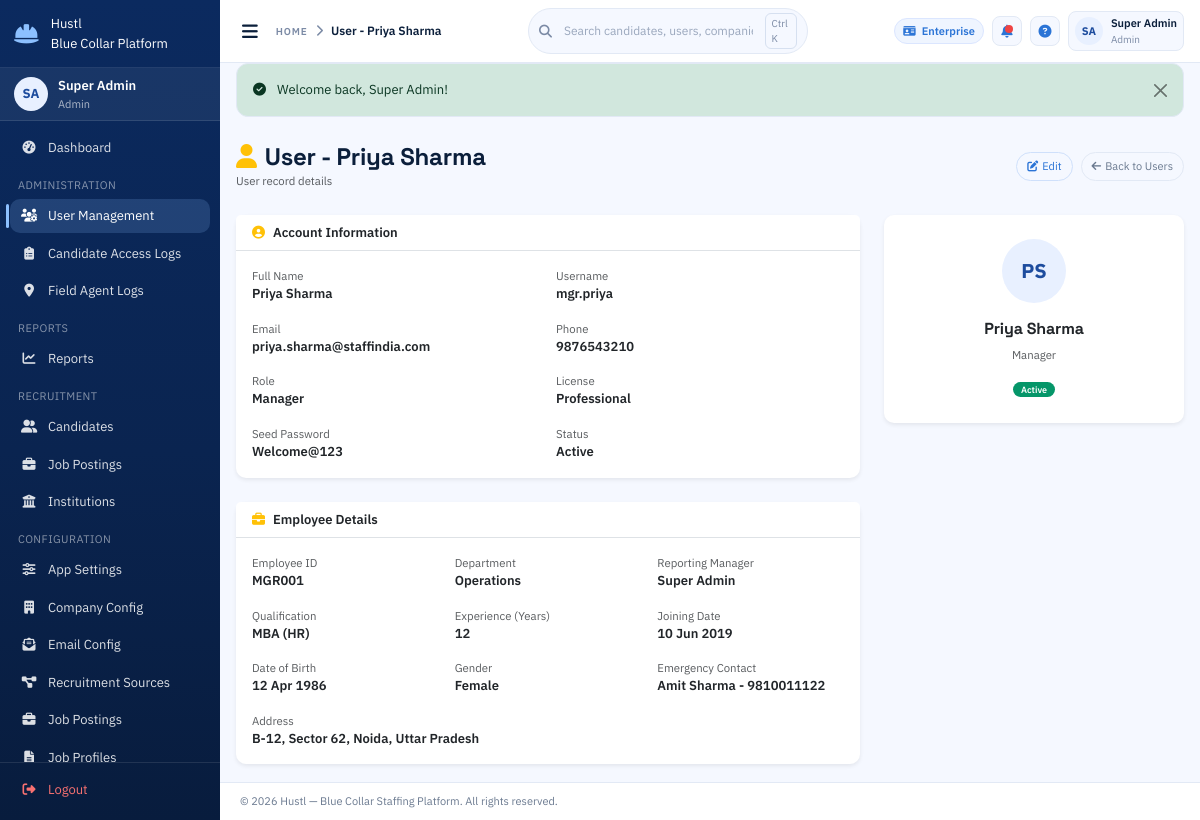
The page /admin/users/2 (signed in) on the database its author committed.
### models/user.py (models this page shows, shortened)
class User(Base):
    __tablename__ = "users"
    id = Column(Integer, primary_key=True, index=True)
    username = Column(String(50), unique=True, nullable=False, index=True)
    email = Column(String(100), unique=True, nullable=False, index=True)
    hashed_password = Column(String(255), nullable=False)
    seed_password = Column(String(255), nullable=True)
    role = Column(Enum(UserRole), nullable=False)
    license_type = Column(Enum(LicenseType), default=LicenseType.BASIC, nullable=False)
    full_name = Column(String(100), nullable=False)
    phone = Column(String(20), nullable=True)
    employee_id = Column(String(50), unique=True, nullable=True, index=True)
    date_of_birth = Column(DateTime, nullable=True)
    gender = Column(String(10), nullable=True)
    address = Column(Text, nullable=True)
    qualification = Column(String(100), nullable=True)
    experience_years = Column(Integer, nullable=True)
    department = Column(String(100), nullable=True)
    emergency_contact = Column(String(100), nullable=True)
    joining_date = Column(DateTime, nullable=True)
    reporting_manager = Column(String(100), nullable=True)
    is_active = Column(Boolean, default=True, nullable=False)
    is_verified = Column(Boolean, default=False, nullable=False)
    created_at = Column(DateTime, default=datetime.utcnow, nullable=False)
    updated_at = Column(DateTime, default=datetime.utcnow, onupdate=datetime.utcnow)
    last_login = Column(DateTime, nullable=True)
    created_by_id = Column(Integer, ForeignKey("users.id"), nullable=True)
    created_by = relationship("User", remote_side=[id], foreign_keys=[created_by_id])
    candidates_registered = relationship(
        "Candidate",
        back_populates="registered_by",
        foreign_keys="Candidate.registered_by_id",
    )

### routers/admin.py (the view)
@router.get("/users/{user_id}")
async def user_view_form(user_id: int, request: Request, db: Session = Depends(get_db)):
    admin, redir = require_auth(request, db, *ADMIN_ROLES)
    if redir:
        return redir
    view_user = db.query(User).filter(User.id == user_id).first()
    if not view_user:
        add_flash(request, "User not found.", "danger")
        return RedirectResponse(url="/admin/users", status_code=302)
    ctx = build_template_context(
        request, db,
        view_user=view_user,
        page_title=f"User - {view_user.full_name}",
        back_url="/admin/users",
        back_label="Back to Users",
        edit_url=f"/admin/users/{user_id}/edit",
    )
    return templates.TemplateResponse("admin/user_view.html", ctx)

### templates/admin/user_view.html (shortened to what this page needs)
{% extends "base.html" %}
{% block content %}
<div class="d-flex justify-content-between align-items-center mb-4">
  <div>
    <h4 class="fw-bold mb-0"><i class="fas fa-user text-warning me-2"></i>{{ page_title }}</h4>
    <small class="text-muted">User record details</small>
  </div>
  <div class="d-flex gap-2">
    {% if edit_url %}
    <a href="{{ edit_url }}" class="btn btn-outline-primary btn-sm">
      <i class="fas fa-edit me-1"></i>Edit
    </a>
    {% endif %}
    <a href="{{ back_url or '/admin/users' }}" class="btn btn-outline-secondary btn-sm">
      <i class="fas fa-arrow-left me-1"></i>{{ back_label or 'Back' }}
    </a>
  </div>
</div>
<div class="row g-4">
  <div class="col-lg-8">
    <div class="card border-0 shadow-sm mb-4">
      <div class="card-header bg-white border-bottom fw-semibold">
        <i class="fas fa-user-circle text-warning me-2"></i>Account Information
      </div>
      <div class="card-body">
        <div class="row g-3">
          <div class="col-md-6">
            <div class="text-muted small">Full Name</div>
            <div class="fw-semibold">{{ view_user.full_name }}</div>
          </div>
          <div class="col-md-6">
            <div class="text-muted small">Username</div>
            <div class="fw-semibold">{{ view_user.username }}</div>
          </div>
          <div class="col-md-6">
            <div class="text-muted small">Email</div>
            <div class="fw-semibold">{{ view_user.email }}</div>
          </div>
          <div class="col-md-6">
            <div class="text-muted small">Phone</div>
            <div class="fw-semibold">{{ view_user.phone or '-' }}</div>
          </div>
          <div class="col-md-6">
            <div class="text-muted small">Role</div>
            <div class="fw-semibold">{{ view_user.role_display }}</div>
          </div>
          <div class="col-md-6">
            <div class="text-muted small">License</div>
            <div class="fw-semibold">{{ view_user.license_type.value | title }}</div>
          </div>
          <div class="col-md-6">
            <div class="text-muted small">Seed Password</div>
            <div class="fw-semibold">{{ view_user.seed_password or '-' }}</div>
          </div>
          <div class="col-md-6">
            <div class="text-muted small">Status</div>
            <div class="fw-semibold">{{ 'Active' if view_user.is_active else 'Inactive' }}</div>
          </div>
        </div>
      </div>
    </div>
    <div class="card border-0 shadow-sm">
      <div class="card-header bg-white border-bottom fw-semibold">
        <i class="fas fa-briefcase text-warning me-2"></i>Employee Details
      </div>
      <div class="card-body">
        <div class="row g-3">
          <div class="col-md-4">
            <div class="text-muted small">Employee ID</div>
            <div class="fw-semibold">{{ view_user.employee_id or '-' }}</div>
          </div>
          <div class="col-md-4">
            <div class="text-muted small">Department</div>
            <div class="fw-semibold">{{ view_user.department or '-' }}</div>
          </div>
          <div class="col-md-4">
            <div class="text-muted small">Reporting Manager</div>
            <div class="fw-semibold">{{ view_user.reporting_manager or '-' }}</div>
          </div>
          <div class="col-md-4">
            <div class="text-muted small">Qualification</div>
            <div class="fw-semibold">{{ view_user.qualification or '-' }}</div>
          </div>
          <div class="col-md-4">
            <div class="text-muted small">Experience (Years)</div>
            <div class="fw-semibold">{{ view_user.experience_years or '-' }}</div>
          </div>
          <div class="col-md-4">
            <div class="text-muted small">Joining Date</div>
            <div class="fw-semibold">{{ view_user.joining_date.strftime('%d %b %Y') if view_user.joining_date else '-' }}</div>
          </div>
          <div class="col-md-4">
            <div class="text-muted small">Date of Birth</div>
            <div class="fw-semibold">{{ view_user.date_of_birth.strftime('%d %b %Y') if view_user.date_of_birth else '-' }}</div>
          </div>
          <div class="col-md-4">
            <div class="text-muted small">Gender</div>
            <div class="fw-semibold">{{ view_user.gender or '-' }}</div>
          </div>
          <div class="col-md-4">
            <div class="text-muted small">Emergency Contact</div>
            <div class="fw-semibold">{{ view_user.emergency_contact or '-' }}</div>
          </div>
          <div class="col-12">
            <div class="text-muted small">Address</div>
            <div class="fw-semibold">{{ view_user.address or '-' }}</div>
          </div>
        </div>
      </div>
    </div>
  </div>
  <div class="col-lg-4">
    <div class="card border-0 shadow-sm">
      <div class="card-body text-center py-4">
        <div class="si-avatar-lg mx-auto mb-3">
          {{ view_user.initials }}
        </div>
        <h6 class="fw-bold">{{ view_user.full_name }}</h6>
        <p class="text-muted small">{{ view_user.role_display }}</p>
        <span class="badge {{ 'bg-success' if view_user.is_active else 'bg-secondary' }}">
          {{ 'Active' if view_user.is_active else 'Inactive' }}
        </span>
      </div>
    </div>
  </div>
</div>
{% endblock %}

### templates/base.html (shortened to what this page needs)
<!DOCTYPE html>
<html lang="en">
<head>
  <link href="https://cdn.jsdelivr.net/npm/bootstrap@5.3.2/dist/css/bootstrap.min.css" rel="stylesheet" />
  <link href="https://cdnjs.cloudflare.com/ajax/libs/font-awesome/6.5.0/css/all.min.css" rel="stylesheet" />
  <link href="/static/css/style.css" rel="stylesheet" />
</head>
<body class="si-app">
  <aside id="sidebar" class="si-sidebar">
    <div class="si-brand">
      <i class="fas fa-hard-hat si-brand-icon"></i>
      <div>
        <div class="si-brand-name">Hustl</div>
        <div class="si-brand-sub">Blue Collar Platform</div>
      </div>
    </div>
    {% if current_user %}
    <div class="si-user-card">
      <div class="si-avatar">{{ current_user.initials }}</div>
      <div class="si-user-info">
        <div class="si-user-name">{{ current_user.full_name }}</div>
        <div class="si-user-role">{{ current_user.role_display }}</div>
      </div>
    </div>
    {% endif %}
    <nav class="si-nav">
      <a class="si-nav-link {% if request.url.path == '/dashboard' %}active{% endif %}"
         href="/dashboard">
        <i class="fas fa-tachometer-alt"></i><span>Dashboard</span>
      </a>
      {% if current_user and current_user.role.value == 'institution' %}
      <div class="si-nav-section">Institution</div>
      <a class="si-nav-link {% if '/institutions/students' in request.url.path %}active{% endif %}"
         href="/institutions/students">
        <i class="fas fa-user-graduate"></i><span>Current Students</span>
      </a>
      <a class="si-nav-link {% if request.url.path == '/institutions/past-students' %}active{% endif %}"
         href="/institutions/past-students">
        <i class="fas fa-user-clock"></i><span>Past Students</span>
      </a>
      <div class="si-nav-section">Bulk Upload</div>
      <a class="si-nav-link {% if request.url.path == '/institutions/bulk-upload' %}active{% endif %}"
         href="/institutions/bulk-upload">
        <i class="fas fa-file-upload"></i><span>Bulk Upload to Layam</span>
      </a>
      {% else %}
      {% if current_user and current_user.role.value == 'admin' %}
      <div class="si-nav-section">Administration</div>
      <a class="si-nav-link {% if '/admin/users' in request.url.path %}active{% endif %}"
         href="/admin/users">
        <i class="fas fa-users-cog"></i><span>User Management</span>
      </a>
      <a class="si-nav-link {% if request.url.path == '/admin/candidate-access-logs' %}active{% endif %}"
         href="/admin/candidate-access-logs">
        <i class="fas fa-clipboard-list"></i><span>Candidate Access Logs</span>
      </a>
      <a class="si-nav-link {% if '/admin/field-agent-locations' in request.url.path %}active{% endif %}"
         href="/admin/field-agent-locations">
        <i class="fas fa-location-dot"></i><span>Field Agent Logs</span>
      </a>
      {% endif %}
      {% if current_user %}
      <div class="si-nav-section">Reports</div>
      <a class="si-nav-link {% if '/reports' in request.url.path %}active{% endif %}"
         href="/reports">
        <i class="fas fa-chart-line"></i><span>Reports</span>
      </a>
      {% endif %}
      {% if current_user and current_user.role.value in ['admin','manager','recruiter','field_agent'] %}
      <div class="si-nav-section">Recruitment</div>
      <a class="si-nav-link {% if '/candidates' in request.url.path %}active{% endif %}"
         href="/candidates">
        <i class="fas fa-user-friends"></i><span>Candidates</span>
      </a>
      <a class="si-nav-link {% if '/jobs' in request.url.path %}active{% endif %}"
         href="/jobs">
        <i class="fas fa-briefcase"></i><span>Job Postings</span>
      </a>
      {% endif %}
      {% if current_user and current_user.role.value in ['admin','employer'] %}
      <a class="si-nav-link {% if '/institutions' in request.url.path %}active{% endif %}"
         href="/institutions">
        <i class="fas fa-university"></i><span>Institutions</span>
      </a>
      {% endif %}
      {% if current_user and current_user.role.value in ['admin','employer'] %}
      <div class="si-nav-section">Configuration</div>
      {% if current_user.role.value == 'admin' %}
      <a class="si-nav-link {% if request.url.path == '/config/app' %}active{% endif %}"
         href="/config/app">
        <i class="fas fa-sliders-h"></i><span>App Settings</span>
      </a>
      {% endif %}
      <a class="si-nav-link {% if request.url.path == '/config/company' %}active{% endif %}"
         href="/config/company">
        <i class="fas fa-building"></i><span>Company Config</span>
      </a>
      <a class="si-nav-link {% if request.url.path == '/config/email' %}active{% endif %}"
         href="/config/email">
        <i class="fas fa-envelope-open-text"></i><span>Email Config</span>
      </a>
      <a class="si-nav-link {% if '/config/recruitment-sources' in request.url.path %}active{% endif %}"
         href="/config/recruitment-sources">
        <i class="fas fa-project-diagram"></i><span>Recruitment Sources</span>
      </a>
      <a class="si-nav-link {% if '/jobs' in request.url.path %}active{% endif %}"
         href="/jobs">
        <i class="fas fa-briefcase"></i><span>Job Postings</span>
      </a>
      <a class="si-nav-link {% if '/config/job-profiles' in request.url.path %}active{% endif %}"
         href="/config/job-profiles">
        <i class="fas fa-file-lines"></i><span>Job Profiles</span>
      </a>
      {% endif %}
      {% endif %}
    </nav>
    <div class="si-sidebar-footer">
      <a class="si-nav-link si-logout" href="/logout">
        <i class="fas fa-sign-out-alt"></i><span>Logout</span>
      </a>
    </div>
  </aside>
  <div id="main" class="si-main">
    <header class="si-topbar">
      <div class="si-topbar-left">
        <button class="si-toggle-btn" id="sidebarToggle" title="Toggle sidebar">
          <i class="fas fa-bars"></i>
        </button>
        <div class="si-breadcrumb">
          <span class="si-breadcrumb-label">Home</span>
          <i class="fas fa-chevron-right"></i>
          <span class="si-breadcrumb-current">{{ page_title or 'Dashboard' }}</span>
        </div>
      </div>
      <div class="si-topbar-center">
        <div class="si-search">
          <i class="fas fa-search"></i>
          <input type="text" placeholder="Search candidates, users, companies" />
          <span class="si-search-kbd">Ctrl K</span>
        </div>
      </div>
      <div class="si-topbar-right">
        {% if current_user %}
        <span class="si-chip si-license-badge">
          <i class="fas fa-id-card"></i>
          {{ current_user.license_type.value | title }}
        </span>
        <button class="si-icon-btn" title="Notifications">
          <span class="si-dot"></span>
        </button>
        <button class="si-icon-btn" title="Help">
          <i class="fas fa-circle-question"></i>
        </button>
        <div class="si-profile">
          <div class="si-avatar-sm">{{ current_user.initials }}</div>
          <div class="si-profile-meta">
            <div class="si-profile-name">{{ current_user.full_name }}</div>
            <div class="si-profile-role">{{ current_user.role_display }}</div>
          </div>
        </div>
        {% endif %}
      </div>
    </header>
    <div class="si-flash-zone">
      {% for msg in flash_messages %}
      <div class="alert alert-{{ 'danger' if msg.category == 'error' else msg.category }} alert-dismissible fade show si-alert" role="alert">
        {% if msg.category == 'success' %}<i class="fas fa-check-circle me-2"></i>
        {% elif msg.category == 'danger' %}<i class="fas fa-exclamation-circle me-2"></i>
        {% elif msg.category == 'warning' %}<i class="fas fa-exclamation-triangle me-2"></i>
        {% else %}<i class="fas fa-info-circle me-2"></i>{% endif %}
        {{ msg.message }}
        <button type="button" class="btn-close" data-bs-dismiss="alert"></button>
      </div>
      {% endfor %}
    </div>
    <main class="si-content">
      {% block content %}{% endblock %}
    </main>
    <footer class="si-footer">
      &copy; 2026 Hustl &mdash; Blue Collar Staffing Platform. All rights reserved.
    </footer>
  </div>
</body>
</html>

### rows shown on the page
User: initials "SA", full_name "Super Admin", role_display "Admin", license_type.value "Enterprise"
User: full_name "Priya Sharma", username "mgr.priya", email "priya.sharma@staffindia.com", phone "9876543210", role_display "Manager", license_type.value "Professional", seed_password "Welcome@123", is_active "Active", employee "MGR001", department "Operations", reporting_manager "Super Admin", qualification "MBA (HR)", experience_years "12", joining_date "10 Jun 2019", date_of_birth "12 Apr 1986", gender "Female", emergency_contact "Amit Sharma - 9810011122", address "B-12, Sector 62, Noida, Uttar Pradesh", initials "PS"

### other values the page prints
{{ page_title or 'Dashboard' }} "User - Priya Sharma"
{{ msg.message }} "Welcome back, Super Admin!"
{{ page_title }} "User - Priya Sharma"
{{ back_label or 'Back' }} "Back to Users"
